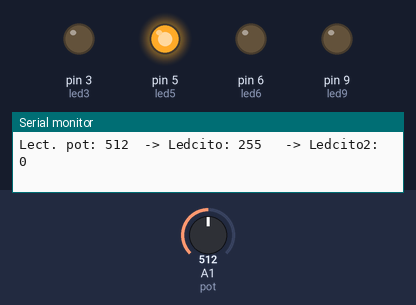
A sketch run on a simulated Arduino Uno, built with avr-gcc and run on an emulated ATmega328P. Parts: output pins drawn as LEDs (lit = HIGH), the last lines printed to the serial monitor. The test bench sets the inputs (shaded band); at power-on: A1 (pot) = 512.

Above: at 1.2 s.
1.3 s: A1 (pot) set to 716
At 2.5 s:
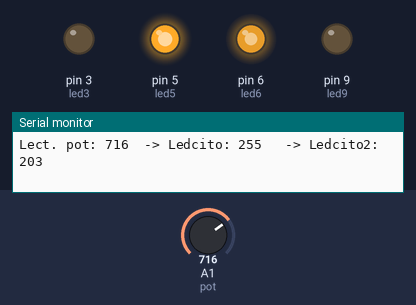
2.8 s: A1 (pot) set to 511
At 3.2 s:
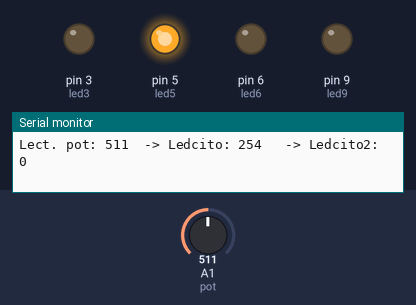
4.3 s: A1 (pot) set to 247
At 5.1 s:
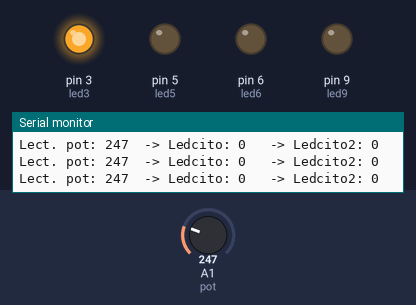
5.8 s: A1 (pot) set to 267
At 6.1 s:
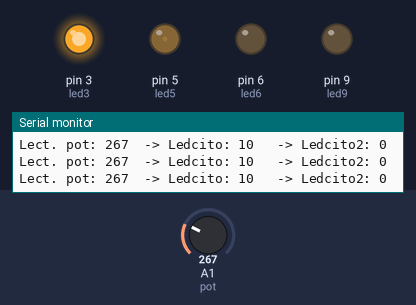
7.3 s: A1 (pot) set to 122
At 8.4 s:
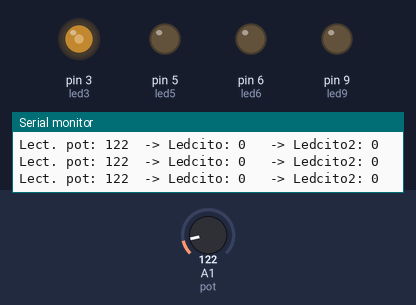
8.8 s: A1 (pot) set to 0
At 9.4 s:
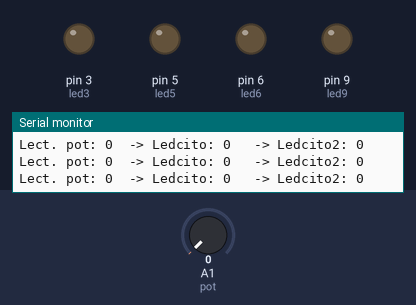
Timing chart, 0 to 11.3 s (numbered marks = the images above; inputs shaded):
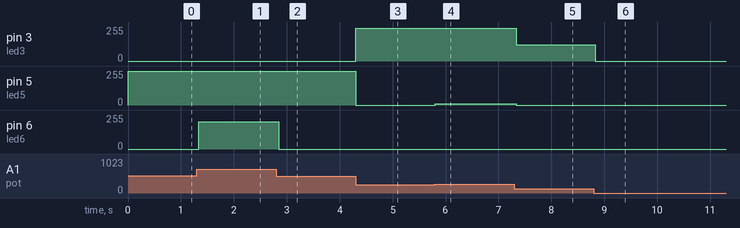

Measured:
- after the input at 1.3 s, pin 6 (led6): 0/255 → 203/255 at once
- after the input at 2.8 s, pin 5 (led5): 255/255 → 254/255 after 0.05 s; pin 6 (led6): 203/255 → 0/255 after 0.05 s
- after the input at 4.3 s, pin 3 (led3): 0/255 → 246/255 at once; pin 5 (led5): 254/255 → 0/255 at once
- after the input at 5.8 s, pin 5 (led5): 0/255 → 10/255 at once
- after the input at 7.3 s, pin 3 (led3): 246/255 → 121/255 at once; pin 5 (led5): 10/255 → 0/255 at once
- after the input at 8.8 s, pin 3 (led3): 121/255 → 0/255 at once

The sketch:

Potenciometro_4leds.ino
```cpp
byte led3 = 3;
byte led5 = 5;
byte led6 = 6;
byte led9 = 9;
int pot = A1; // Analogico a A1
int lePot = 0;
int var = 0, var2 = 0, var3 = 0, var4 = 0;


void setup() {
  // put your setup code here, to run once:
  pinMode(led3, OUTPUT);
  pinMode(led5, OUTPUT);
  pinMode(led6, OUTPUT);
  pinMode(led9, OUTPUT);
  Serial.begin(9600);
}


void loop() {
  // put your main code here, to run repeatedly:

  lePot = analogRead(pot);
  ///var2 = map(lePot, 0, 1023, 0, 255); /// Ajustamos el potenciometro al led
  ///var3 = map(lePot, 0, 1023, 0, 255);

  if(lePot >= 0 && lePot <= 256){
    var2 = 0;
    var3 = 0;
    var4 = 0;
    var = map(lePot, 0, 256, 0, 255);
  }
  if(lePot >= 257 && lePot <= 512){
    var3 = 0;
    var4 = 0;
    var2 = map(lePot, 257, 512, 0, 255);
  }
  if(lePot >= 513 && lePot <= 768){
    var4 = 0;
    var3 = map(lePot, 513, 768, 0, 255);
  }
  if(lePot >= 769 && lePot <= 1023){
    var4 = map(lePot, 769, 1023, 0, 255);
  }

  analogWrite(led3, var);
  analogWrite(led5, var2);
  analogWrite(led6, var3);
  analogWrite(led9, var4);

  Serial.print("Lect. pot: ");
  Serial.print(lePot);
  Serial.print("  -> Ledcito: ");
  Serial.print(var2);
  Serial.print("   -> Ledcito2: ");
  Serial.println(var3);


}
```
